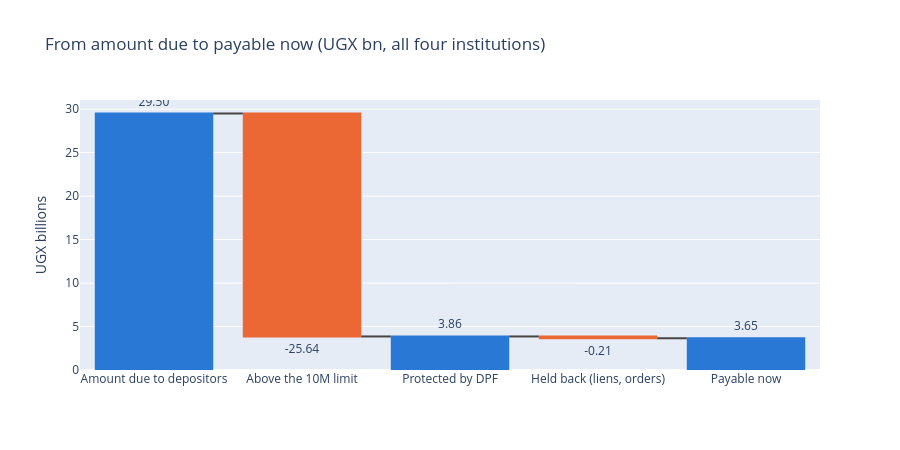

Write notebook code for a chart like this one.
### Markdown cell above
### Waterfall — how "amount due" becomes "payable now"

### Code cell
positive_dep = dep[dep["amount_due"] > 0]
total_due = positive_dep["amount_due"].sum() / 1e9
above = positive_dep["above_limit_claim"].sum() / 1e9
protected_total = positive_dep["protected"].sum() / 1e9
held = positive_dep["held_back"].sum() / 1e9

fig = go.Figure(go.Waterfall(
    measure=["absolute", "relative", "total", "relative", "total"],
    x=["Amount due to depositors", "Above the 10M limit", "Protected by DPF", "Held back (liens, orders)", "Payable now"],
    y=[total_due, -above, 0, -held, 0],
    text=[f"{v:,.2f}" for v in [total_due, -above, protected_total, -held, protected_total - held]],
    textposition="outside",
    decreasing=dict(marker=dict(color=COLOURS["outstanding"])),
    increasing=dict(marker=dict(color=COLOURS["protected"])),
    totals=dict(marker=dict(color=COLOURS["protected"])),
))
fig.update_layout(title="From amount due to payable now (UGX bn, all four institutions)", yaxis_title="UGX billions",
                  height=450, showlegend=False)
fig.show()

### Figure 1 — Plotly figure (JSON) as saved in the notebook; plotly's stock layout.template omitted (floating-point values rounded to 4 significant figures)
{"data": [{"decreasing": {"marker": {"color": "#eb6834"}}, "increasing": {"marker": {"color": "#2a78d6"}}, "measure": ["absolute", "relative", "total", "relative", "total"], "text": ["29.50", "-25.64", "3.86", "-0.21", "3.65"], "textposition": "outside", "totals": {"marker": {"color": "#2a78d6"}}, "type": "waterfall", "x": ["Amount due to depositors", "Above the 10M limit", "Protected by DPF", "Held back (liens, orders)", "Payable now"], "y": [29.5, -25.64, 0, -0.208, 0]}], "layout": {"height": 450, "showlegend": false, "title": {"text": "From amount due to payable now (UGX bn, all four institutions)"}, "yaxis": {"title": {"text": "UGX billions"}}}}
